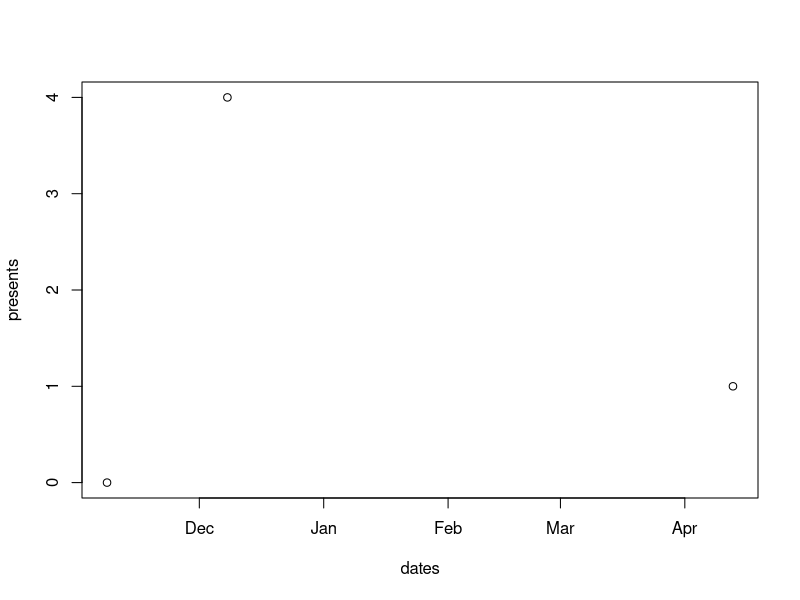

Here is the R script that generated this plot:

# Replace in this script the ... with the appropriate commands.

# Make a vector called dates with the three dates:
# today, Sinterklaas (a Dutch holiday) and your next birthday.
dates = strptime(c("20181108000000", "20181208000000", "20190413000000"), "%Y%m%d%H%M%S")

# Make a vector called presents with the three expected number of presents.
presents = c(0, 4, 1)

# Plot the dates versus the number of presents.
plot(dates, presents)

